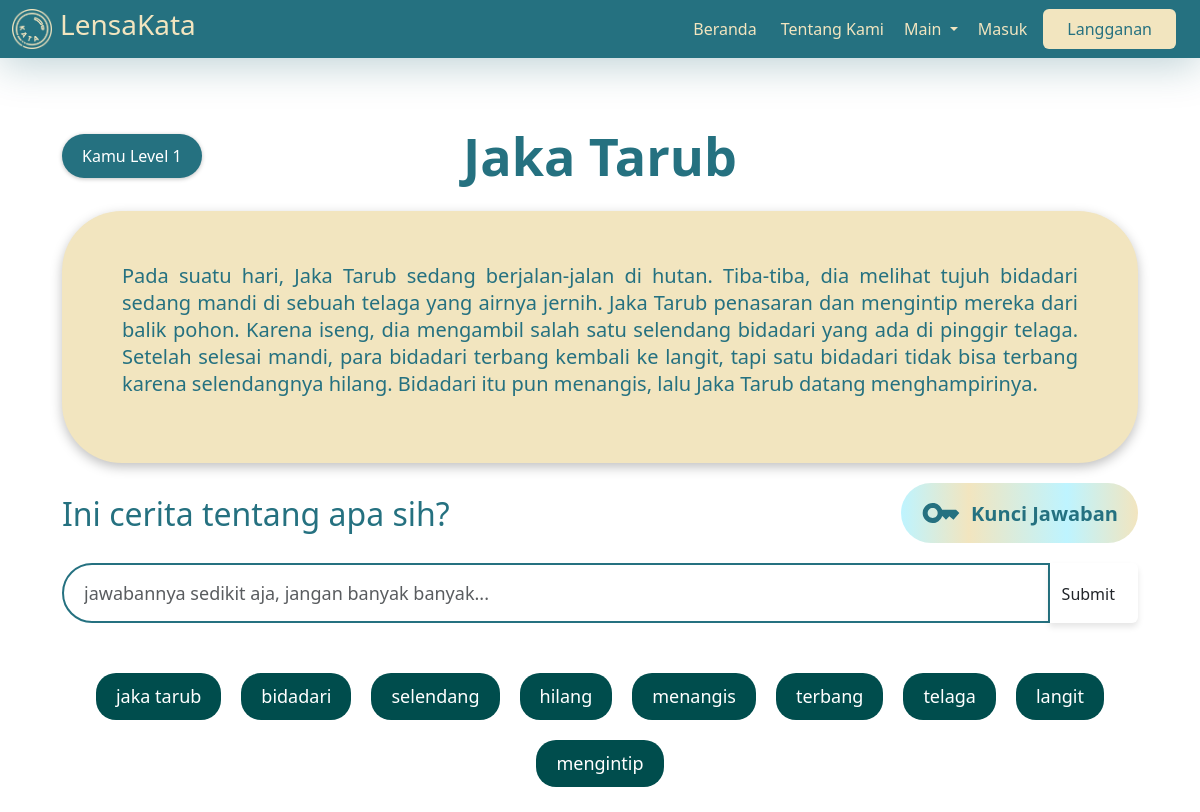
The app's page /LensaKata_App/game/1/ with its own data.
### LensaKata_App/models.py (models this page shows, shortened)
class Story(models.Model):
    title = models.CharField(max_length=200)
    content = models.TextField()
    question = models.CharField(max_length=300)
    answer = models.TextField(
        help_text="Pisahkan jawaban dengan koma, contoh: bidadari,telaga,Jaka Tarub")
    tags = models.TextField(
        help_text="Pisahkan tag dengan koma, contoh: langit,menangis,telaga")
    def get_tags(self):
        return self.tags.split(',')

### LensaKata_App/views.py (the view, shortened to what this page needs)
# urls.py: path('game/<int:pk>/', GameView.as_view(), name='game'),
class GameView(View):
    def get(self, request, pk):
        story = Story.objects.get(pk=pk)
        return render(request, 'game/game.html', {'story': story})

### LensaKata_App/templates/game/game.html (shortened to what this page needs)
{% extends 'base.html' %}
{% load static %}
{% load bootstrap5 %}
{% block extra_css %}
    <link rel="stylesheet" href="{% static 'css/gamev2.css' %}">
    <link href="https://cdn.jsdelivr.net/npm/bootstrap@5.3.3/dist/css/bootstrap.min.css" rel="stylesheet"
 />
{% endblock %}
{% block content %}
<body>
<div class="container">
    <div class="content">
        <div class="title-container">
            <div class="level">
                Kamu Level {{ story.pk }}
            </div>
            <h1>{{ story.title }}</h1>
        </div>
        <div class="story">
            <p>{{ story.content }}</p>
        </div>
        <div class="question-container">
            <div class="question">
                {{ story.question }}
            </div>
            <button class="button-key">
                <i class="fas fa-key">
                    <img src="{% static 'Img/material-symbols_key (1).svg' %}" alt="key">
                </i>
                <p>Kunci Jawaban</p>
            </button>
        </div>
        <div class="answer-container">
            <form method="post">
                <div class="input-group">
                    <input placeholder="jawabannya sedikit aja, jangan banyak banyak..." type="text" name="user_answer" class="form-control" />
                    <button class="btn btn-submit" type="submit">
                        <span>Submit</span>
                    </button>
                </div>
            </form>
        </div>
        <div class="tags">
            {% for tag in story.get_tags %}
                <div class="tag">{{ tag }}</div>
            {% endfor %}
        </div>
    </div>
</div>
</body>
{% endblock %}

### LensaKata_App/templates/base.html (shortened to what this page needs)
{% load static %}
{% load bootstrap5 %}
<!DOCTYPE html>
<html lang="en">
<head>
    {% block extra_css %}{% endblock %}
    {% bootstrap_css %}
    <link href="https://cdn.jsdelivr.net/npm/bootstrap@5.3.3/dist/css/bootstrap.min.css" rel="stylesheet"
 />
</head>
<body>
        <nav class="navbar navbar-expand-lg py-2 fixed-top nav-custom">
            <div class="container-fluid">
                <img src="{% static 'Img/logo-4-ori.png' %}" alt="Logo" width="40" class="d-inline-block align-text-center me-2" />
                <a href="{% url 'home' %}" style="text-decoration: none">
                    <h3 class="text-secondary-custom">LensaKata</h3>
                </a>
                <div class="collapse navbar-collapse" id="navbarSupportedContent">
                    <ul class="navbar-nav ms-auto mb-2 mb-lg-0 me-2 fw-medium">
                        <li class="nav-item mx-1">
                            <a class="nav-link active text-secondary-custom" href="{% url 'home' %}">Beranda</a>
                        </li>
                        <li class="nav-item mx-1">
                            <a class="nav-link text-secondary-custom" href="#">Tentang Kami</a>
                        </li>
                        <li class="nav-item dropdown">
                            <a class="nav-link dropdown-toggle text-secondary-custom" href="#" role="button"
                                data-bs-toggle="dropdown" aria-expanded="false">
                                Main
                            </a>
                        </li>
                        <li class="nav-item mx-1">
                            <a class="nav-link text-secondary-custom" href="{% url 'login' %}">Masuk</a>
                        </li>
                        <li class="nav-item mx-1 text-center">
                            <a class="nav-link text-primary-custom btn btn-cs btn-outline-success px-4"
                                href="#">Langganan</a>
                        </li>
                    </ul>
                </div>
            </div>
        </nav>
    <main>
        {% block content %}
        {% endblock %}
    </main>
</body>
</html>

### LensaKata_App/static/css/gamev2.css (style rules this page uses)
:root { --primary-color: #257180; --secondary-color: #f2e5bf; --base-color: #fff6dc; --secondary-text: #257180; }
body { padding-top: 100px; }
.nav-custom { background: var(--secondary-text) !important; box-shadow: 0px 8px 40px 0px rgba(3, 80, 95, 0.25); }
.text-primary-custom { color: var(--primary, #257180) !important; }
.text-secondary-custom { color: var(--secondary, #f2e5bf) !important; }
.btn-cs { background: var(--secondary, #f2e5bf) !important; border-radius: 20px; display: flex; padding: var(--Space-200, 8px) 20px; justify-content: center; align-items: center; gap: var(--Space-200, 8px); }
.content { padding: 20px; text-align: center; }
.content .title-container { display: flex; align-items: center; justify-content: center; gap: 20px; position: relative; margin-bottom: 20px; }
.content .title-container h1 { color: var(--primary, #257180); text-align: center; font-size: 52px; font-style: normal; font-weight: 600; line-height: normal; margin: 0; flex-grow: 1; }
.content .title-container .level { color: white; padding: 10px 20px; border-radius: 10px; display: inline-block; position: absolute; left: 0; border-radius: 32px; background: var(--primary, #257180); box-shadow: 0px 1px 4px 0px rgba(0, 0, 0, 0.25); }
.content .story { display: flex; width: 100%; height: 252px; padding: 36px 60px; justify-content: center; align-items: center; flex-shrink: 0; border-radius: 60px; background: var(--secondary, #F2E5BF); box-shadow: 0px 4px 12px 0px rgba(0, 0, 0, 0.25); }
.content .story>p { color: var(--primary, #257180); text-align: justify; font-size: 20px; font-style: normal; font-weight: 400; line-height: normal; }
.content .question-container { display: flex; justify-content: space-between; align-items: center; margin: 20px 0; }
.content .question { color: var(--primary, #257180); text-align: center; font-size: 32px; font-style: normal; font-weight: 500; line-height: normal; }
.content .button-key { display: inline-flex; padding: 10px 20px; justify-content: center; align-items: center; gap: 10px; border-radius: 32px; border: none; background: var(--btn-gradient, linear-gradient(90deg, #BEF4FF 0%, #F2E5BF 28.58%, #BEF4FF 70%, #F2E5BF 100%)); }
.content .button-key p { color: var(--primary, #257180); text-align: justify; font-size: 20px; font-style: normal; font-weight: 600; line-height: normal; margin: 0; flex-grow: 1; }
.content .tags { display: flex; flex-wrap: wrap; gap: 10px; justify-content: center; }
.content .tags .tag { background-color: #004d4d; color: white; padding: 10px 20px; border-radius: 20px; font-size: 18px; }
.tag { background-color: #004d4d; color: white; padding: 5px 10px; border-radius: 15px; font-size: 16px; margin: 5px; display: inline-block; cursor: pointer; }
.answer-container { display: flex; flex-direction: column; align-items: stretch; margin-bottom: 20px; }
.answer-container input { width: 100%; height: 60px; padding: 10px 20px; border-radius: 30px; border: 1px solid #ccc; font-size: 16px; margin-bottom: 10px; }
.tags { display: flex; flex-wrap: wrap; gap: 10px; justify-content: center; }
.tag { background-color: #004d4d; color: white; padding: 8px 15px; border-radius: 20px; font-size: 16px; cursor: pointer; user-select: none; }
.input-group { display: flex; align-items: center; margin-bottom: 15px; }
.input-group input { flex-grow: 1; height: 60px; padding: 10px 20px; border-radius: 30px 0 0 30px; border: 2px solid var(--primary-color); font-size: 18px; outline: none; transition: all 0.3s ease; }
.btn-submit { height: 60px; padding: 10px 25px; border: none; border-radius: 0 30px 30px 0; background-color: var(--primary-color); color: white; font-size: 18px; font-weight: bold; cursor: pointer; transition: all 0.3s ease; display: flex; align-items: center; justify-content: center; box-shadow: 0 4px 6px rgba(0, 0, 0, 0.1); }
.btn-submit span { margin-right: 10px; }

### records on screen
Story: pk "1", title "Jaka Tarub", content "Pada suatu hari, Jaka Tarub sedang berjalan-jalan di hutan. Tiba-tiba, dia melihat tujuh bidadari sedang mandi di sebuah telaga yang airnya jernih. Jaka Tarub penasaran dan mengintip mereka dari balik pohon. Karena iseng, dia mengambil salah satu selendang bidadari yang ada di pinggir telaga. Setelah selesai mandi, para bidadari terbang kembali ke langit, tapi satu bidadari tidak bisa terbang karena selendangnya hilang. Bidadari itu pun menangis, lalu Jaka Tarub datang menghampirinya.", question "Ini cerita tentang apa sih?"

### other values on screen
{{ tag }} "jaka tarub" "bidadari" "selendang" "hilang" "menangis" "terbang" "telaga" "langit" "mengintip"
